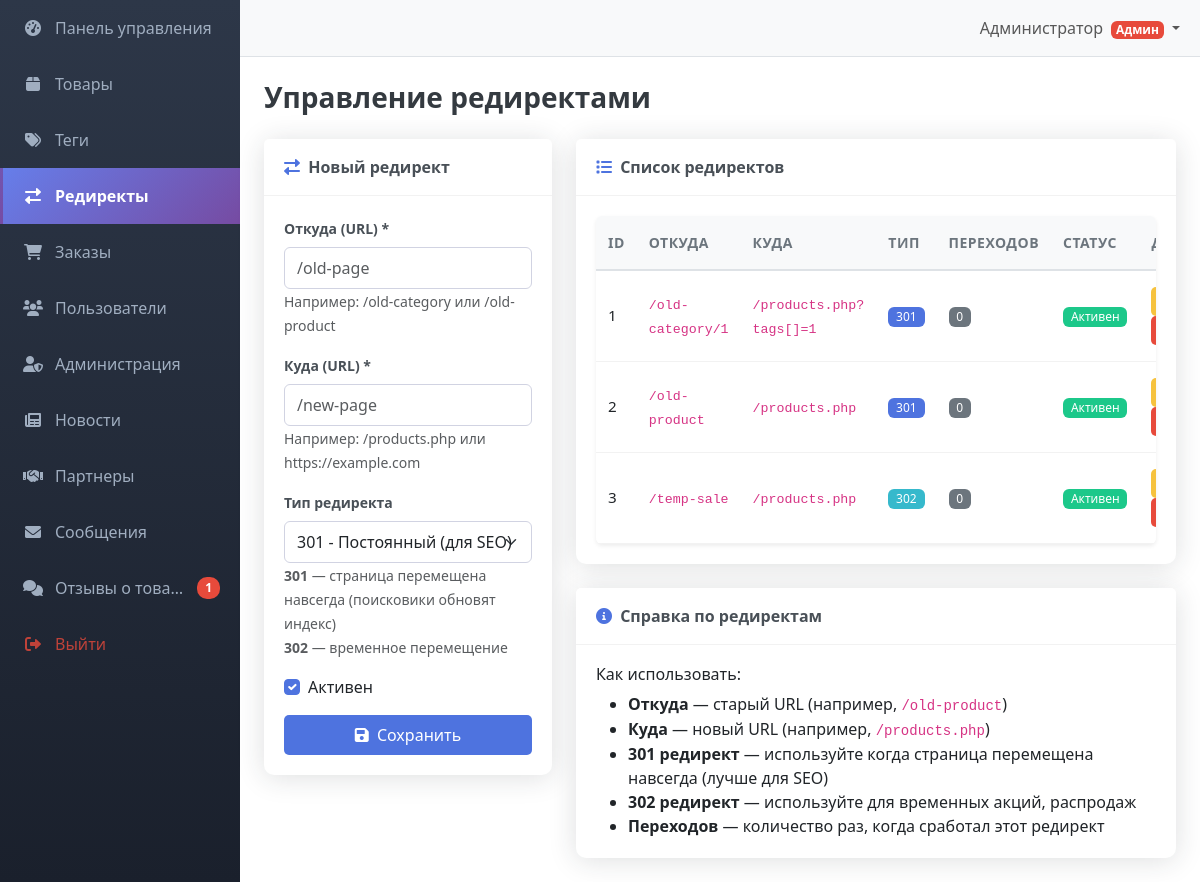
Screenshot of /admin/redirects.php (signed in) with the database file from the repository.
### tables this page shows
CREATE TABLE IF NOT EXISTS `redirects` (
  `id` int NOT NULL AUTO_INCREMENT,
  `from_url` varchar(255) NOT NULL,
  `to_url` varchar(255) NOT NULL,
  `redirect_type` enum('301','302') DEFAULT '301',
  `is_active` tinyint(1) DEFAULT '1',
  `hits` int DEFAULT '0',
  `created_at` datetime DEFAULT CURRENT_TIMESTAMP,
  `updated_at` datetime DEFAULT CURRENT_TIMESTAMP ON UPDATE CURRENT_TIMESTAMP,
  PRIMARY KEY (`id`),
  UNIQUE KEY `unique_from_url` (`from_url`)
);

### admin/redirects.php (the view, shortened to what this page needs)
<?php
require_once '../includes/db.php';
$query = "SELECT * FROM redirects ORDER BY created_at DESC";
$result = mysqli_query($connection, $query);
$redirects = mysqli_fetch_all($result, MYSQLI_ASSOC);
$edit_redirect = null;
?>
<!DOCTYPE html>
<html lang="ru">
<head>
    <link href="https://cdn.jsdelivr.net/npm/bootstrap@5.3.0/dist/css/bootstrap.min.css" rel="stylesheet">
    <link rel="stylesheet" href="https://cdnjs.cloudflare.com/ajax/libs/font-awesome/6.0.0/css/all.min.css">
    <link rel="stylesheet" href="../assets/css/admin.css">
</head>
<body>
    <div class="d-flex" id="wrapper">
        <?php include 'sidebar.php'; ?>
        <div id="page-content-wrapper">
            <?php include 'navbar.php'; ?>
            <div class="container-fluid px-4">
                <h1 class="mt-4 mb-4">Управление редиректами</h1>
                <div class="row">
                    <div class="col-lg-4">
                        <div class="card mb-4">
                            <div class="card-header">
                                <i class="fas fa-exchange-alt me-1"></i>
                                <?php echo $edit_redirect ? 'Редактировать редирект' : 'Новый редирект'; ?>
                            </div>
                            <div class="card-body">
                                <form method="POST" action="redirects.php">
                                    <div class="mb-3">
                                        <label for="from_url" class="form-label">Откуда (URL) *</label>
                                        <input type="text" class="form-control" id="from_url" name="from_url"
                                               value="<?php echo htmlspecialchars($edit_redirect['from_url'] ?? ''); ?>"
                                               placeholder="/old-page" required>
                                        <small class="text-muted">Например: /old-category или /old-product</small>
                                    </div>
                                    <div class="mb-3">
                                        <label for="to_url" class="form-label">Куда (URL) *</label>
                                        <input type="text" class="form-control" id="to_url" name="to_url"
                                               value="<?php echo htmlspecialchars($edit_redirect['to_url'] ?? ''); ?>"
                                               placeholder="/new-page" required>
                                        <small class="text-muted">Например: /products.php или https://example.com</small>
                                    </div>
                                    <div class="mb-3">
                                        <label for="redirect_type" class="form-label">Тип редиректа</label>
                                        <select class="form-select" id="redirect_type" name="redirect_type">
                                            <option value="301" <?php echo (isset($edit_redirect['redirect_type']) && $edit_redirect['redirect_type'] === '301') || !$edit_redirect ? 'selected' : ''; ?>>
                                                301 - Постоянный (для SEO)
                                            </option>
                                        </select>
                                        <small class="text-muted">
                                            <strong>301</strong> — страница перемещена навсегда (поисковики обновят индекс)<br>
                                            <strong>302</strong> — временное перемещение
                                        </small>
                                    </div>
                                    <div class="mb-3 form-check">
                                        <input type="checkbox" class="form-check-input" id="is_active" name="is_active"
                                               <?php echo (isset($edit_redirect['is_active']) && $edit_redirect['is_active']) || !$edit_redirect ? 'checked' : ''; ?>>
                                        <label class="form-check-label" for="is_active">Активен</label>
                                    </div>
                                    <div class="d-grid gap-2">
                                        <button type="submit" class="btn btn-primary">
                                            <i class="fas fa-save me-1"></i> Сохранить
                                        </button>
                                    </div>
                                </form>
                            </div>
                        </div>
                    </div>
                    <div class="col-lg-8">
                        <div class="card mb-4">
                            <div class="card-header">
                                <i class="fas fa-list me-1"></i>
                                Список редиректов
                            </div>
                            <div class="card-body">
                                <div class="table-responsive">
                                    <table class="table table-hover">
                                        <thead>
                                            <tr>
                                                <th>ID</th>
                                                <th>Откуда</th>
                                                <th>Куда</th>
                                                <th>Тип</th>
                                                <th>Переходов</th>
                                                <th>Статус</th>
                                                <th>Действия</th>
                                            </tr>
                                        </thead>
                                        <tbody>
                                            <?php foreach ($redirects as $redirect): ?>
                                            <tr>
                                                <td><?php echo $redirect['id']; ?></td>
                                                <td>
                                                    <code><?php echo htmlspecialchars($redirect['from_url']); ?></code>
                                                </td>
                                                <td>
                                                    <code><?php echo htmlspecialchars($redirect['to_url']); ?></code>
                                                </td>
                                                <td>
                                                    <span class="badge <?php echo $redirect['redirect_type'] === '301' ? 'bg-primary' : 'bg-info'; ?>">
                                                        <?php echo $redirect['redirect_type']; ?>
                                                    </span>
                                                </td>
                                                <td>
                                                    <span class="badge bg-secondary"><?php echo $redirect['hits']; ?></span>
                                                </td>
                                                <td>
                                                    <span class="badge <?php echo $redirect['is_active'] ? 'bg-success' : 'bg-secondary'; ?>">
                                                        <?php echo $redirect['is_active'] ? 'Активен' : 'Неактивен'; ?>
                                                    </span>
                                                </td>
                                                <td>
                                                    <a href="redirects.php?id=<?php echo $redirect['id']; ?>"
                                                       class="btn btn-sm btn-warning" data-bs-toggle="tooltip" title="Редактировать">
                                                    </a>
                                                    <a href="redirects.php?action=delete&id=<?php echo $redirect['id']; ?>"
                                                       class="btn btn-sm btn-danger btn-delete" data-bs-toggle="tooltip" title="Удалить">
                                                    </a>
                                                </td>
                                            </tr>
                                            <?php endforeach; ?>
                                        </tbody>
                                    </table>
                                </div>
                            </div>
                        </div>
                        <div class="card mb-4">
                            <div class="card-header">
                                <i class="fas fa-info-circle me-1"></i>
                                Справка по редиректам
                            </div>
                            <div class="card-body">
                                <h6>Как использовать:</h6>
                                <ul class="mb-0">
                                    <li><strong>Откуда</strong> — старый URL (например, <code>/old-product</code>)</li>
                                    <li><strong>Куда</strong> — новый URL (например, <code>/products.php</code>)</li>
                                    <li><strong>301 редирект</strong> — используйте когда страница перемещена навсегда (лучше для SEO)</li>
                                    <li><strong>302 редирект</strong> — используйте для временных акций, распродаж</li>
                                    <li><strong>Переходов</strong> — количество раз, когда сработал этот редирект</li>
                                </ul>
                            </div>
                        </div>
                    </div>
                </div>
            </div>
        </div>
    </div>
</body>
</html>

### assets/css/admin.css (style rules this page uses)
#wrapper { overflow-x: hidden; }
#page-content-wrapper { min-width: 100vw; }
@media (min-width: 768px) { #page-content-wrapper { min-width: 0; width: 100%; } }
.card { border: none; border-radius: 10px; box-shadow: 0 0.15rem 1.75rem 0 rgba(33, 40, 50, 0.15); transition: box-shadow 0.2s ease; }
.card-header { border-bottom: 1px solid rgba(0, 0, 0, 0.05); background-color: white; font-weight: 600; font-size: 1rem; padding: 1rem 1.25rem; color: #495057; }
.card-header i { color: #4e73df; margin-right: 0.5rem; }
.card-body { padding: 1.25rem; }
.badge { font-size: 0.75rem; padding: 0.25em 0.4em; }
.container-fluid.px-4 h1 { font-size: 1.75rem; font-weight: 700; color: #343a40; margin-top: 1.5rem; margin-bottom: 1.5rem; }
.table { margin-bottom: 0; vertical-align: middle; }
.table th { border-top: none; border-bottom-width: 2px; font-weight: 600; font-size: 0.875rem; text-transform: uppercase; letter-spacing: 0.5px; color: #6c757d; padding: 1rem 0.75rem; background-color: #f8f9fa; }
.table td { padding: 1rem 0.75rem; vertical-align: middle; font-size: 0.95rem; border-color: rgba(0, 0, 0, 0.05); }
.table-hover tbody tr { transition: background-color 0.2s ease; }
.table-responsive { border-radius: 0.375rem; box-shadow: 0 0.125rem 0.25rem rgba(0, 0, 0, 0.075); }
.table .btn-group .btn, .table .btn-sm { padding: 0.25rem 0.5rem; font-size: 0.875rem; }
.table .badge { font-size: 0.75rem; padding: 0.35em 0.65em; font-weight: 500; }
.table a { color: #0d6efd; text-decoration: none; transition: color 0.2s ease; }
.btn { border-radius: 5px; padding: 0.5rem 1rem; font-weight: 500; transition: all 0.2s ease; }
.btn-primary { background-color: #4e73df; border: none; }
.btn-warning { background-color: #f6c23e; border: none; }
.btn-danger { background-color: #e74a3b; border: none; }
.btn-primary i, .btn-success i, .btn-info i, .btn-warning i, .btn-danger i, .btn-secondary i { color: #ffffff !important; }
.form-control, .form-select { border-radius: 0.375rem; border: 1px solid #d1d3e2; padding: 0.5rem 0.75rem; transition: all 0.2s ease; }
.form-label { font-weight: 600; font-size: 0.875rem; color: #495057; margin-bottom: 0.5rem; }
.form-check-input:checked { background-color: #4e73df; border-color: #4e73df; }
.bg-primary { background-color: #4e73df !important; }
.bg-success { background-color: #1cc88a !important; }
.bg-info { background-color: #36b9cc !important; }
.bg-danger { background-color: #e74a3b !important; }

### rows the page displays
redirects: id "1", from_url "/old-category/1", to_url "/products.php?tags[]=1", redirect_type "301", hits "0", is_active "Активен"
redirects: id "2", from_url "/old-product", to_url "/products.php", redirect_type "301", hits "0", is_active "Активен"
redirects: id "3", from_url "/temp-sale", to_url "/products.php", redirect_type "302", hits "0", is_active "Активен"

### other values shown
$reviews_count "1"
$_SESSION['user_name'] "Администратор"
